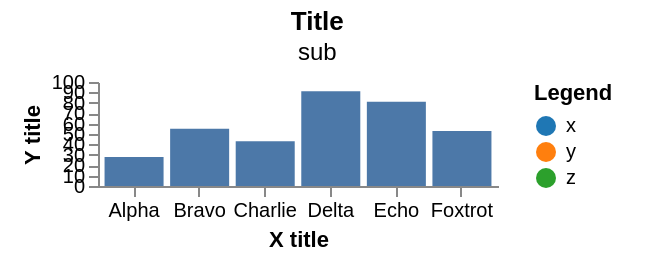

Write a Vega-Lite specification for this figure.
### Vega specification from a JSON file in a GitHub repository (floating-point values rounded to 4 significant figures)
{"width": 200, "height": 120, "padding": {"left": 10, "right": 20, "top": 5, "bottom": 15}, "data": [{"name": "t", "values": [{"a": "Alpha", "b": 28, "c": "x", "d": 1}, {"a": "Bravo", "b": 55, "c": "y", "d": 2}, {"a": "Charlie", "b": 43, "c": "x", "d": 3}, {"a": "Delta", "b": 91, "c": "z", "d": 4}, {"a": "Echo", "b": 81, "c": "y", "d": 5}, {"a": "Foxtrot", "b": 53, "c": "z", "d": 6}]}], "scales": [{"name": "x", "type": "band", "domain": {"data": "t", "field": "a"}, "range": "width", "padding": 0.1}, {"name": "y", "type": "linear", "domain": {"data": "t", "field": "b"}, "range": "height", "nice": true}, {"name": "color", "type": "ordinal", "domain": {"data": "t", "field": "c"}, "range": {"scheme": "category10"}}, {"name": "ramp", "type": "linear", "domain": {"data": "t", "field": "d"}, "range": {"scheme": "blues"}}, {"name": "size", "type": "linear", "domain": {"data": "t", "field": "b"}, "range": [10, 200]}, {"name": "shape", "type": "ordinal", "domain": {"data": "t", "field": "c"}, "range": "symbol"}, {"name": "quant", "type": "quantize", "domain": [0, 100], "range": {"scheme": "greens", "count": 4}}], "marks": [{"type": "rect", "from": {"data": "t"}, "encode": {"enter": {"x": {"scale": "x", "field": "a"}, "width": {"scale": "x", "band": 1}, "y": {"scale": "y", "field": "b"}, "y2": {"scale": "y", "value": 0}}}}], "autosize": {"type": "fit-y", "contains": "content"}, "axes": [{"orient": "bottom", "scale": "x", "title": "X title"}, {"orient": "left", "scale": "y", "title": "Y title"}], "legends": [{"fill": "color", "title": "Legend"}], "title": {"text": "Title", "subtitle": "sub"}}
